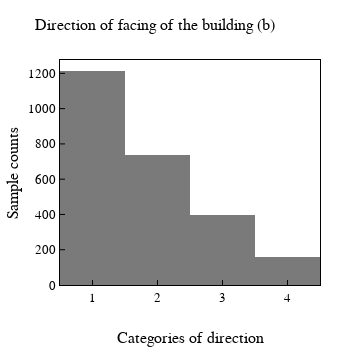

The notebook cell this image was saved under:
### Code cell
# Check distribution of cat_hus_dir_fce.
# Example plotting for coursework.
fig_tmp = px.histogram(
    df_raw_hh, 
    x= "cat_hus_dir_fce",
    color_discrete_sequence= ["#7a7a7a"]
)

fig_tmp.update_layout(
    title= "Direction of facing of the building (b)",
    xaxis_title= "Categories of direction",
    yaxis_title= "Sample counts",    
    xaxis_dtick= 1,
    width= 350,
    height= 350,
    template= eda_tempelete_01_white,    
)

fig_tmp.show()

### Figure 1 — Plotly figure (JSON) as saved in the notebook; plotly's stock layout.template omitted (floating-point values rounded to 4 significant figures; data arrays with more than 128 entries replaced by an {"elided": "..."} marker saying what was removed)
{"data": [{"alignmentgroup": "True", "bingroup": "x", "hovertemplate": "cat_hus_dir_fce=%{x}<br>count=%{y}<extra></extra>", "legendgroup": "", "marker": {"color": "#7a7a7a", "pattern": {"shape": ""}}, "name": "", "offsetgroup": "", "orientation": "v", "showlegend": false, "type": "histogram", "x": {"elided": "2505 int values"}, "xaxis": "x", "yaxis": "y"}], "layout": {"barmode": "relative", "height": 350, "legend": {"tracegroupgap": 0}, "margin": {"t": 60}, "title": {"text": "Direction of facing of the building (b)"}, "width": 350, "xaxis": {"anchor": "y", "domain": [0, 1], "dtick": 1, "title": {"text": "Categories of direction"}}, "yaxis": {"anchor": "x", "domain": [0, 1], "title": {"text": "Sample counts"}}}}
